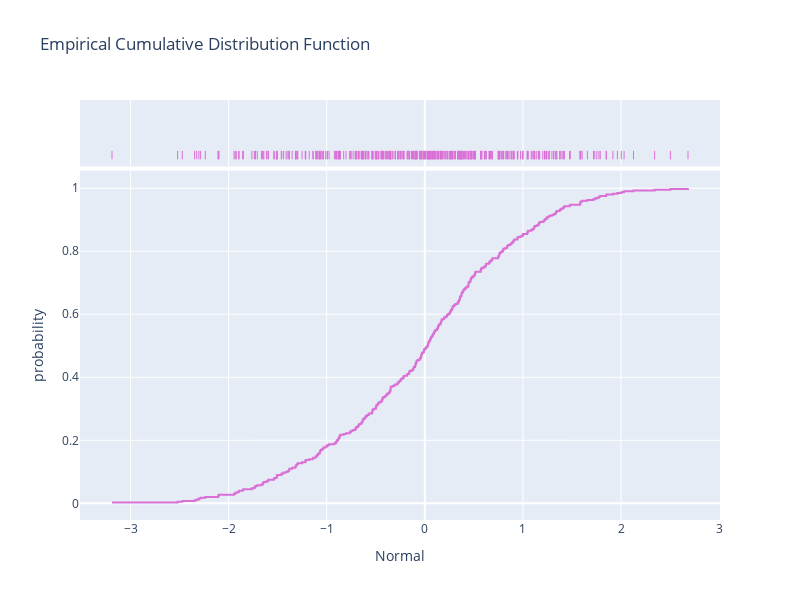

The cell this chart's notebook holds for it:
### Code cell
fig = px.ecdf(df, x ="Normal",
              marginal="rug",
              color_discrete_sequence=['orchid'],
              height = 600, width = 800,
              title="Empirical Cumulative Distribution Function")
fig.show()

### Figure 1 — Plotly figure (JSON) as saved in the notebook; plotly's stock layout.template omitted (floating-point values rounded to 4 significant figures; data arrays with more than 128 entries replaced by an {"elided": "..."} marker saying what was removed)
{"data": [{"hovertemplate": "Normal=%{x}<br>probability=%{y}<extra></extra>", "legendgroup": "", "line": {"dash": "solid", "shape": "hv"}, "marker": {"color": "orchid", "symbol": "circle"}, "mode": "lines", "name": "", "orientation": "v", "showlegend": false, "type": "scatter", "x": {"elided": "400 float values"}, "xaxis": "x", "y": {"elided": "400 float values"}, "yaxis": "y"}, {"alignmentgroup": "True", "boxpoints": "all", "fillcolor": "rgba(255,255,255,0)", "hoveron": "points", "hovertemplate": "Normal=%{x}<extra></extra>", "jitter": 0, "legendgroup": "", "line": {"color": "rgba(255,255,255,0)"}, "marker": {"color": "orchid", "symbol": "line-ns-open"}, "name": "", "offsetgroup": "", "showlegend": false, "type": "box", "x": {"elided": "400 float values"}, "xaxis": "x2", "yaxis": "y2"}], "layout": {"height": 600, "legend": {"tracegroupgap": 0}, "title": {"text": "Empirical Cumulative Distribution Function"}, "width": 800, "xaxis": {"anchor": "y", "domain": [0, 1], "title": {"text": "Normal"}}, "xaxis2": {"anchor": "y2", "domain": [0, 1], "matches": "x", "showgrid": true, "showticklabels": false}, "yaxis": {"anchor": "x", "domain": [0, 0.8316], "title": {"text": "probability"}}, "yaxis2": {"anchor": "x2", "domain": [0.8416, 1], "matches": "y2", "showgrid": false, "showline": false, "showticklabels": false, "ticks": ""}}}
